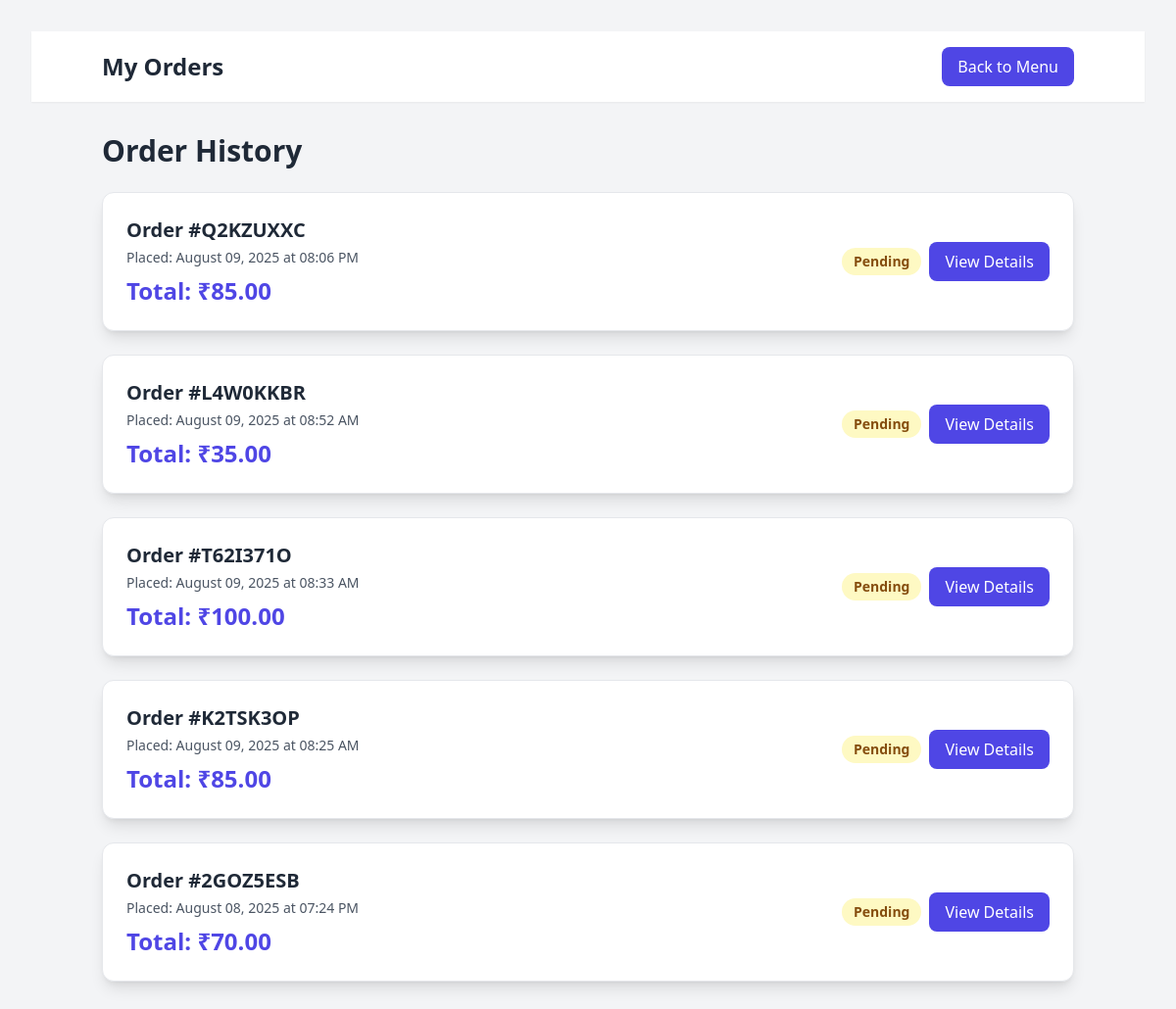
/student/orders/ (signed in), run on the app's committed database.
### canteen_app/models.py (models this page shows, shortened)
class Order(models.Model):
    STATUS_CHOICES = (
        ('pending', 'Pending'),
        ('preparing', 'Preparing'),
        ('ready', 'Ready for Pickup'),
        ('completed', 'Completed'),
        ('cancelled', 'Cancelled'),
    )
    user = models.ForeignKey(User, on_delete=models.CASCADE, related_name='orders')
    order_number = models.CharField(max_length=20, unique=True)
    total_amount = models.DecimalField(max_digits=8, decimal_places=2)
    status = models.CharField(max_length=20, choices=STATUS_CHOICES, default='pending')
    created_at = models.DateTimeField(auto_now_add=True)
    updated_at = models.DateTimeField(auto_now=True)
    pickup_time = models.DateTimeField(null=True, blank=True)

### canteen_app/views.py (the view)
# urls.py: path('student/orders/', views.student_orders_history, name='student_orders'),
@login_required
@user_passes_test(is_student)
def student_orders_history(request):
    orders = Order.objects.filter(user=request.user).order_by('-created_at')
    return render(request, 'canteen_app/student_order_history.html', {'orders': orders})

### canteen_app/views.py (called while the page is built)
def is_student(user):
    return user.is_authenticated and user.role == 'student'

### canteen_app/templates/canteen_app/student_order_history.html (shortened to what this page needs)
{% extends 'canteen_app/base.html' %}  {% block content %}
<div class="min-h-screen bg-gray-100 p-8">
  <header class="bg-white shadow-sm sticky top-0 z-50">
    <div class="container mx-auto p-4 flex justify-between items-center">
      <h1 class="text-2xl font-bold text-gray-800">My Orders</h1>
      <a
        href="{% url 'student_menu' %}"
        class="px-4 py-2 bg-indigo-600 text-white rounded-lg hover:bg-indigo-700 transition"
        >Back to Menu</a
      >
    </div>
  </header>
  <main class="container mx-auto px-4 py-8">
    <h2 class="text-3xl font-bold text-gray-800 mb-6">Order History</h2>
    <div class="space-y-6">
      {% for order in orders %}
      <div
        class="bg-white p-6 rounded-xl shadow-lg border border-gray-200 flex flex-col md:flex-row justify-between items-start md:items-center"
      >
        <div>
          <h3 class="text-xl font-bold text-gray-800">
            Order #{{ order.order_number }}
          </h3>
          <p class="text-gray-600 mt-1 text-sm">
            Placed: {{ order.created_at|date:"F d, Y" }} at
            {{order.created_at|date:"h:i A" }}
          </p>
          <p class="font-bold text-indigo-600 text-2xl mt-2">
            Total: ₹{{ order.total_amount|floatformat:2 }}
          </p>
        </div>
        <div class="mt-4 md:mt-0 flex items-center space-x-2">
          <span
            class="px-3 py-1 rounded-full text-sm font-semibold {% if order.status == 'pending' %}bg-yellow-100 text-yellow-800{% endif %}   "
          >
            {{ order.get_status_display }}
          </span>
          <a
            href="{% url 'order_tracking' order.id %}"
            class="px-4 py-2 bg-indigo-600 text-white rounded-lg hover:bg-indigo-700 transition"
            >View Details</a
          >
        </div>
      </div>
      {% empty %}
      <div class="p-6 text-center text-gray-500 bg-white rounded-xl shadow-md">
        You have not placed any orders yet.
      </div>
      {% endfor %}
    </div>
  </main>
</div>
{% endblock %}

### canteen_app/templates/canteen_app/base.html (shortened to what this page needs)
<!DOCTYPE html>
<html lang="en">
  <head>
    <script src="https://cdn.tailwindcss.com"></script>
  </head>
  <body class="bg-gray-100 min-h-screen">
    {% block content %}{% endblock %}
  </body>
</html>

### canteen_app/templates/canteen_app/base.html (style rules this page uses)
body { font-family: ui-sans-serif, system-ui, -apple-system, BlinkMacSystemFont, "Segoe UI", Roboto, "Helvetica Neue", Arial, "Noto Sans", sans-serif; }

### data on the page
Order: order_number "Q2KZUXXC", created_at "August 09, 2025", created_at "08:06 PM", total_amount "85.00", status "Pending"
Order: order_number "L4W0KKBR", created_at "August 09, 2025", created_at "08:52 AM", total_amount "35.00", status "Pending"
Order: order_number "T62I371O", created_at "August 09, 2025", created_at "08:33 AM", total_amount "100.00", status "Pending"
Order: order_number "K2TSK3OP", created_at "August 09, 2025", created_at "08:25 AM", total_amount "85.00", status "Pending"
Order: order_number "2GOZ5ESB", created_at "August 08, 2025", created_at "07:24 PM", total_amount "70.00", status "Pending"
